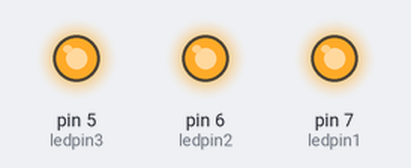
Bench run of a sketch on a simulated Arduino Uno, built with avr-gcc and run on an emulated ATmega328P. Parts: output pins drawn as LEDs (lit = HIGH).

Above: at 0.12 s.
At 0.87 s:
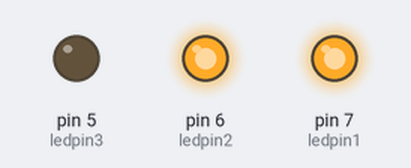
At 1.37 s:
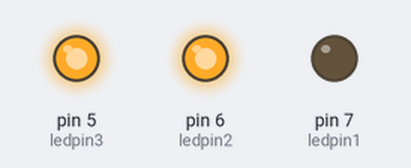
At 2.62 s:
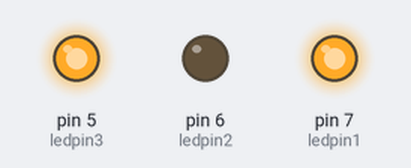
Timing chart, 0 to 3.0 s (numbered marks = the images above):
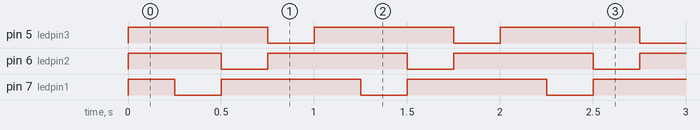

The sketch:

Blink_Using_Moore.ino
```cpp
/*
  Blink without Delay
  None of this code inside the loop is waiting for anything.
  Logic -- interval Line 37: Code inside that only runs (once every time interval happens)
  Moore Machine -- We are reading outputs back first, before we change our outputs. One cycle: Read our output as input.

*/

// constants won't change. Used here to set a pin number:
const int ledpin1 = 7;// the number of the LED pin
const int ledpin2 = 6;
const int ledpin3 = 5;

// Generally, you should use "unsigned long" for variables that hold time
// The value will quickly become too large for an int to store
unsigned long previousMillis = 0;        // will store last time LED was updated

// constants won't change:
const long interval = 250;           // interval at which to blink (milliseconds)

void setup() {
  // set the digital pin as output:
  pinMode(ledpin1, OUTPUT);
  pinMode(ledpin2, OUTPUT);
  pinMode(ledpin3, OUTPUT);
  digitalWrite(ledpin1, HIGH);
  digitalWrite(ledpin2, HIGH);
  digitalWrite(ledpin3, HIGH);
}

void loop() {
  // here is where you'd put code that needs to be running all the time.

  // check to see if it's time to blink the LED; that is, if the difference
  // between the current time and last time you blinked the LED is bigger than
  // the interval at which you want to blink the LED.
  unsigned long currentMillis = millis();

  if (currentMillis - previousMillis >= interval) {
    // save the last time you blinked the LED
    previousMillis = currentMillis;

//We want to test all three conditions every single time
//fastest code is the code that doesn't run
//This is a demo of state machine
   // TOGGEL LED1
   if (digitalRead(ledpin2) == HIGH && digitalRead(ledpin3) == HIGH)
   {
      digitalWrite(ledpin1,!digitalRead(ledpin1));
   }

   // TOGGEL LED2
   if (digitalRead(ledpin1) == HIGH && digitalRead(ledpin3) == HIGH)
   {   digitalWrite(ledpin2,!digitalRead(ledpin2));
   }

   // TOGGEL LED3

   if (digitalRead(ledpin1) == HIGH && digitalRead(ledpin2) == HIGH)
   {   digitalWrite(ledpin3,!digitalRead(ledpin3));
   }


  }
}
```

Measured:
- by itself, pin 5 (ledpin3), pin 6 (ledpin2), pin 7 (ledpin1): alternates HIGH for 0.75 s and LOW for 0.25 s
- by itself, everything shown: repeats every 1.0 s, in 4 steps
